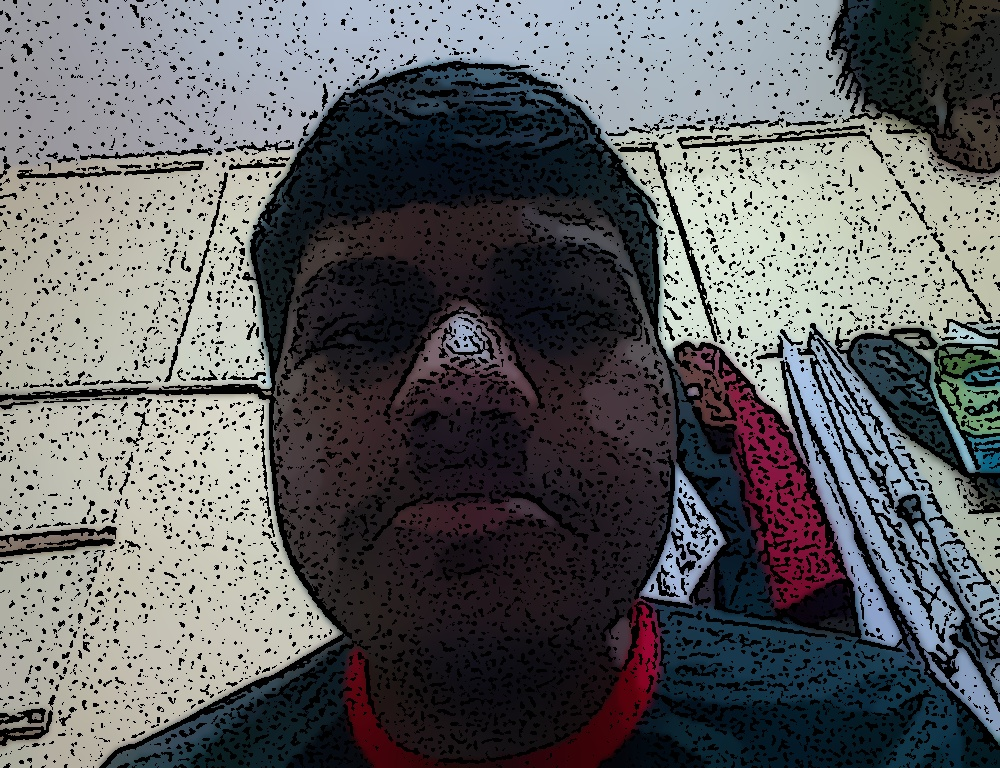
#> input picture Cartoon version.jpg, 1000 x 768 px, given as the content of the folder /home/harekrissna/Desktopsss/ITSP, which was not available
$ python stitch2.py
#> lines starting #> are read from the running program, lines starting #| are printed output that depends on the picture
"""
First make sure you have the Python Image libraries installed
   sudo pip install pillow
Down below you will need to define the absolute path to the images see "dir=..."
Run this by entering
    python stitch.py
"""
from PIL import Image
import os

# change this to the director that has your images
dir = "/home/harekrissna/Desktopsss/ITSP"
out_file = "joined_images.jpg"

def getFiles(dir):
    files = []
    for c in os.listdir(dir):
        _, ext = os.path.splitext(c)

        if ext == '.jpg':
            files.append(c)

    return files

def merge_images(dir, file):
#> called with dir = '/home/harekrissna/Desktopsss/ITSP', file = 'Cartoon version.jpg'
    image = Image.open(os.path.join(dir, file))
#> image is the input picture: PIL image 1000x768 RGB; mean R, G, B 94.8, 95.5, 97.2
    base = Image.open(out_file)

    (width1, height1) = image.size
#> width1 = 1000; height1 = 768
    (width2, height2) = base.size
#> width2 = 1; height2 = 1

    result_width = max(width1, width2)
#> result_width = 1000
    result_height = height1 + height2
#> result_height = 769

    out = Image.new('RGB', (result_width, result_height))
#> out: PIL image 1000x769 RGB; every value is 0
    out.paste(im=base, box=(0, 0))
    out.paste(im=image, box=(0, height2))
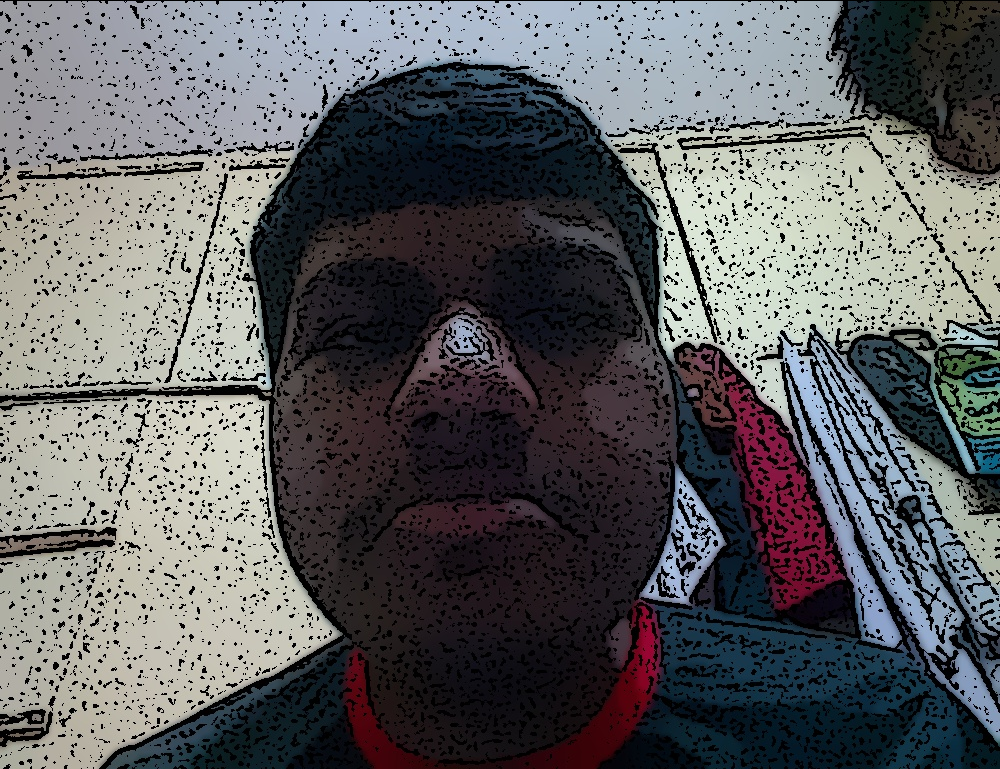
#> out: PIL image 1000x769 RGB; mean R, G, B 94.6, 95.3, 97

    out.save(out_file,"JPEG")
    return out

def createTarget():
    result = Image.new('RGB', (1, 1))
    result.save(out_file,"JPEG")


ff = getFiles(dir)
createTarget()
for f in ff:
    merge_images(dir, f)

print ("all done")

$ run again, on opencv0.jpg
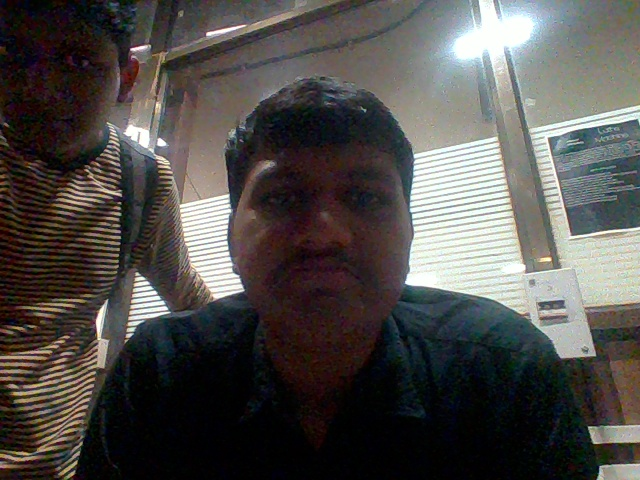
#> input picture opencv0.jpg, 640 x 480 px, given as the content of the folder /home/harekrissna/Desktopsss/ITSP, which was not available
#> in merge_images, image is the input picture: PIL image 640x480 RGB; mean R, G, B 80.3, 77.3, 74.7
#> in merge_images, `out.paste(im=image, box=(0, height2))`:
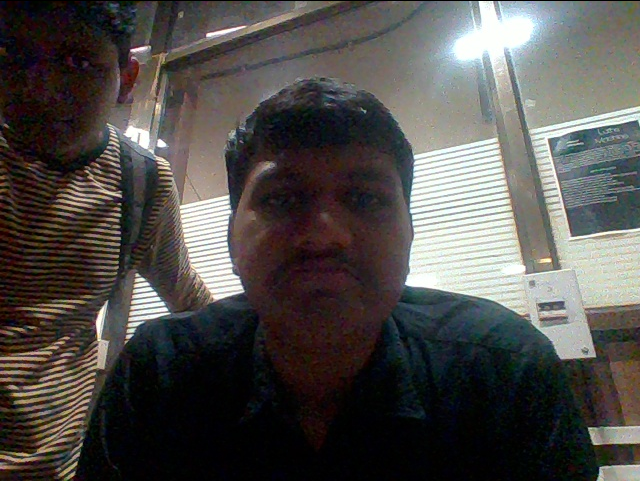
#> out: PIL image 640x481 RGB; mean R, G, B 80.2, 77.2, 74.5
